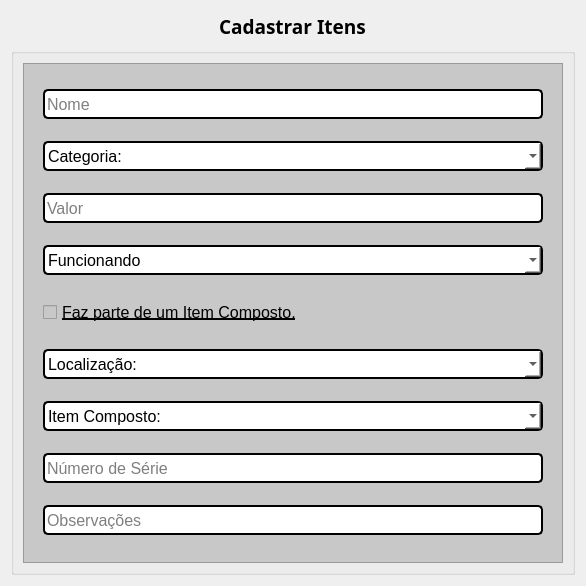
                <widget class="QWidget" name="itens_cadastro_page">
                 <layout class="QVBoxLayout" name="verticalLayout_7">
                  <item alignment="Qt::AlignHCenter">
                   <widget class="QLabel" name="label_2">
                    <property name="minimumSize">
                     <size>
                      <width>111</width>
                      <height>31</height>
                     </size>
                    </property>
                    <property name="maximumSize">
                     <size>
                      <width>170</width>
                      <height>31</height>
                     </size>
                    </property>
                    <property name="font">
                     <font>
                      <family>Arial Black</family>
                      <pointsize>14</pointsize>
                      <weight>75</weight>
                      <bold>true</bold>
                     </font>
                    </property>
                    <property name="text">
                     <string>Cadastrar Itens</string>
                    </property>
                   </widget>
                  </item>
                  <item>
                   <widget class="QGroupBox" name="groupBox">
                    <property name="minimumSize">
                     <size>
                      <width>0</width>
                      <height>0</height>
                     </size>
                    </property>
                    <property name="maximumSize">
                     <size>
                      <width>15000</width>
                      <height>15000</height>
                     </size>
                    </property>
                    <property name="title">
                     <string/>
                    </property>
                    <layout class="QGridLayout" name="gridLayout_10">
                     <item row="0" column="0" alignment="Qt::AlignHCenter">
                      <widget class="QFrame" name="frame_12">
                       <property name="minimumSize">
                        <size>
                         <width>540</width>
                         <height>500</height>
                        </size>
                       </property>
                       <property name="maximumSize">
                        <size>
                         <width>540</width>
                         <height>100000</height>
                        </size>
                       </property>
                       <property name="styleSheet">
                        <string notr="true">background-color: rgb(200, 200, 200);</string>
                       </property>
                       <property name="frameShape">
                        <enum>QFrame::StyledPanel</enum>
                       </property>
                       <property name="frameShadow">
                        <enum>QFrame::Raised</enum>
                       </property>
                       <layout class="QGridLayout" name="gridLayout_12">
                        <item row="0" column="0">
                         <widget class="QLineEdit" name="itens_c_nome_txt">
                          <property name="minimumSize">
                           <size>
                            <width>500</width>
                            <height>30</height>
                           </size>
                          </property>
                          <property name="maximumSize">
                           <size>
                            <width>500</width>
                            <height>16777215</height>
                           </size>
                          </property>
                          <property name="font">
                           <font>
                            <family>Arial</family>
                            <pointsize>12</pointsize>
                           </font>
                          </property>
                          <property name="focusPolicy">
                           <enum>Qt::WheelFocus</enum>
                          </property>
                          <property name="styleSheet">
                           <string notr="true">color: rgb(0, 0, 0);
border-color: rgb(0, 0, 0);
background-color: rgb(255, 255, 255);
border-style: solid;
border-width: 2px;
border-radius: 5px;</string>
                          </property>
                          <property name="placeholderText">
                           <string>Nome</string>
                          </property>
                         </widget>
                        </item>
                        <item row="1" column="0">
                         <widget class="QComboBox" name="itens_c_categoria_combo">
                          <property name="minimumSize">
                           <size>
                            <width>500</width>
                            <height>30</height>
                           </size>
                          </property>
                          <property name="maximumSize">
                           <size>
                            <width>500</width>
                            <height>16777215</height>
                           </size>
                          </property>
                          <property name="font">
                           <font>
                            <family>Arial</family>
                            <pointsize>12</pointsize>
                           </font>
                          </property>
                          <property name="focusPolicy">
                           <enum>Qt::WheelFocus</enum>
                          </property>
                          <property name="styleSheet">
                           <string notr="true">color: rgb(0, 0, 0);
border-color: rgb(0, 0, 0);
background-color: rgb(255, 255, 255);
border-style: solid;
border-width: 2px;
border-radius: 5px;</string>
                          </property>
                          <property name="currentText">
                           <string>Categoria:</string>
                          </property>
                          <property name="currentIndex">
                           <number>0</number>
                          </property>
                          <property name="placeholderText">
                           <string>Categoria:</string>
                          </property>
                          <item>
                           <property name="text">
                            <string>Categoria:</string>
                           </property>
                          </item>
                         </widget>
                        </item>
                        <item row="2" column="0">
                         <widget class="QLineEdit" name="itens_c_valor_txt">
                          <property name="minimumSize">
                           <size>
                            <width>500</width>
                            <height>30</height>
                           </size>
                          </property>
                          <property name="maximumSize">
                           <size>
                            <width>500</width>
                            <height>16777215</height>
                           </size>
                          </property>
                          <property name="font">
                           <font>
                            <family>Arial</family>
                            <pointsize>12</pointsize>
                           </font>
                          </property>
                          <property name="focusPolicy">
                           <enum>Qt::WheelFocus</enum>
                          </property>
                          <property name="styleSheet">
                           <string notr="true">color: rgb(0, 0, 0);
border-color: rgb(0, 0, 0);
background-color: rgb(255, 255, 255);
border-style: solid;
border-width: 2px;
border-radius: 5px;</string>
                          </property>
                          <property name="placeholderText">
                           <string>Valor</string>
                          </property>
                         </widget>
                        </item>
                        <item row="3" column="0">
                         <widget class="QComboBox" name="itens_c_integridade_combo">
                          <property name="minimumSize">
                           <size>
                            <width>500</width>
                            <height>30</height>
                           </size>
                          </property>
                          <property name="maximumSize">
                           <size>
                            <width>500</width>
                            <height>16777215</height>
                           </size>
                          </property>
                          <property name="font">
                           <font>
                            <family>Arial</family>
                            <pointsize>12</pointsize>
                           </font>
                          </property>
                          <property name="focusPolicy">
                           <enum>Qt::WheelFocus</enum>
                          </property>
                          <property name="styleSheet">
                           <string notr="true">color: rgb(0, 0, 0);
border-color: rgb(0, 0, 0);
background-color: rgb(255, 255, 255);
border-style: solid;
border-width: 2px;
border-radius: 5px;</string>
                          </property>
                          <property name="currentIndex">
                           <number>0</number>
                          </property>
                          <property name="placeholderText">
                           <string>Integridade:</string>
                          </property>
                          <item>
                           <property name="text">
                            <string>Funcionando</string>
                           </property>
                          </item>
                          <item>
                           <property name="text">
                            <string>Guardado - Funcionando</string>
                           </property>
                          </item>
                          <item>
                           <property name="text">
                            <string>Quebrado</string>
                           </property>
                          </item>
                         </widget>
                        </item>
                        <item row="4" column="0">
                         <widget class="QCheckBox" name="itens_c_checkbox">
                          <property name="minimumSize">
                           <size>
                            <width>300</width>
                            <height>30</height>
                           </size>
                          </property>
                          <property name="maximumSize">
                           <size>
                            <width>500</width>
                            <height>16777215</height>
                           </size>
                          </property>
                          <property name="font">
                           <font>
                            <family>Arial</family>
                            <pointsize>12</pointsize>
                            <weight>50</weight>
                            <italic>false</italic>
                            <bold>false</bold>
                            <underline>true</underline>
                           </font>
                          </property>
                          <property name="focusPolicy">
                           <enum>Qt::WheelFocus</enum>
                          </property>
                          <property name="styleSheet">
                           <string notr="true">color: rgb(0, 0, 0);
font: 12pt &quot;Arial&quot;;
text-decoration: underline;

</string>
                          </property>
                          <property name="text">
                           <string>Faz parte de um Item Composto.</string>
                          </property>
                         </widget>
                        </item>
                        <item row="5" column="0">
                         <widget class="QComboBox" name="itens_c_localizacao_combo">
                          <property name="minimumSize">
                           <size>
                            <width>500</width>
                            <height>30</height>
                           </size>
                          </property>
                          <property name="maximumSize">
                           <size>
                            <width>500</width>
                            <height>16777215</height>
                           </size>
                          </property>
                          <property name="font">
                           <font>
                            <family>Arial</family>
                            <pointsize>12</pointsize>
                           </font>
                          </property>
                          <property name="focusPolicy">
                           <enum>Qt::WheelFocus</enum>
                          </property>
                          <property name="styleSheet">
                           <string notr="true">color: rgb(0, 0, 0);
border-color: rgb(0, 0, 0);
background-color: rgb(255, 255, 255);
border-style: solid;
border-width: 2px;
border-radius: 5px;</string>
                          </property>
                          <property name="currentIndex">
                           <number>0</number>
                          </property>
                          <property name="placeholderText">
                           <string>Localização:</string>
                          </property>
                          <item>
                           <property name="text">
                            <string>Localização:</string>
                           </property>
                          </item>
                         </widget>
                        </item>
                        <item row="6" column="0">
                         <widget class="QComboBox" name="itens_c_computador_combo">
                          <property name="enabled">
                           <bool>false</bool>
                          </property>
                          <property name="minimumSize">
                           <size>
                            <width>500</width>
                            <height>30</height>
                           </size>
                          </property>
                          <property name="maximumSize">
                           <size>
                            <width>500</width>
                            <height>16777215</height>
                           </size>
                          </property>
                          <property name="font">
                           <font>
                            <family>Arial</family>
                            <pointsize>12</pointsize>
                           </font>
                          </property>
                          <property name="focusPolicy">
                           <enum>Qt::WheelFocus</enum>
                          </property>
                          <property name="styleSheet">
                           <string notr="true">color: rgb(0, 0, 0);
border-color: rgb(0, 0, 0);
background-color: rgb(255, 255, 255);
border-style: solid;
border-width: 2px;
border-radius: 5px;</string>
                          </property>
                          <property name="currentIndex">
                           <number>0</number>
                          </property>
                          <property name="placeholderText">
                           <string>Computador:</string>
                          </property>
                          <item>
                           <property name="text">
                            <string>Item Composto:</string>
                           </property>
                          </item>
                         </widget>
                        </item>
                        <item row="7" column="0">
                         <widget class="QLineEdit" name="itens_c_serie_txt">
                          <property name="minimumSize">
                           <size>
                            <width>500</width>
                            <height>30</height>
                           </size>
                          </property>
                          <property name="maximumSize">
                           <size>
                            <width>500</width>
                            <height>16777215</height>
                           </size>
                          </property>
                          <property name="font">
                           <font>
                            <family>Arial</family>
                            <pointsize>12</pointsize>
                           </font>
                          </property>
                          <property name="focusPolicy">
                           <enum>Qt::WheelFocus</enum>
                          </property>
                          <property name="styleSheet">
                           <string notr="true">color: rgb(0, 0, 0);
border-color: rgb(0, 0, 0);
background-color: rgb(255, 255, 255);
border-style: solid;
border-width: 2px;
border-radius: 5px;</string>
                          </property>
                          <property name="placeholderText">
                           <string>Número de Série</string>
                          </property>
                         </widget>
                        </item>
                        <item row="8" column="0">
                         <widget class="QLineEdit" name="itens_c_obs_txt">
                          <property name="minimumSize">
                           <size>
                            <width>500</width>
                            <height>30</height>
                           </size>
                          </property>
                          <property name="maximumSize">
                           <size>
                            <width>500</width>
                            <height>16777215</height>
                           </size>
                          </property>
                          <property name="font">
                           <font>
                            <family>Arial</family>
                            <pointsize>12</pointsize>
                           </font>
                          </property>
                          <property name="focusPolicy">
                           <enum>Qt::WheelFocus</enum>
                          </property>
                          <property name="styleSheet">
                           <string notr="true">color: rgb(0, 0, 0);
border-color: rgb(0, 0, 0);
background-color: rgb(255, 255, 255);
border-style: solid;
border-width: 2px;
border-radius: 5px;</string>
                          </property>
                          <property name="placeholderText">
                           <string>Observações</string>
                          </property>
                         </widget>
                        </item>
                       </layout>
                      </widget>
                     </item>
                    </layout>
                   </widget>
                  </item>
                 </layout>
                </widget>
